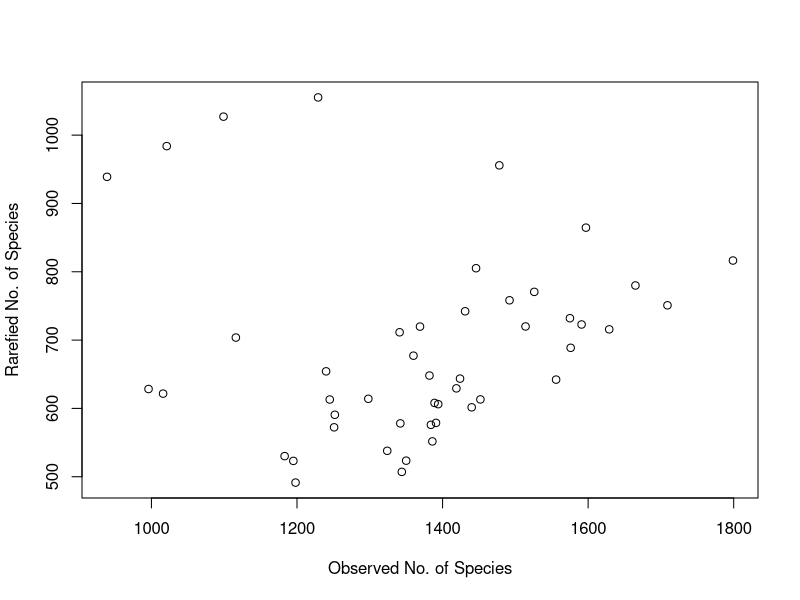
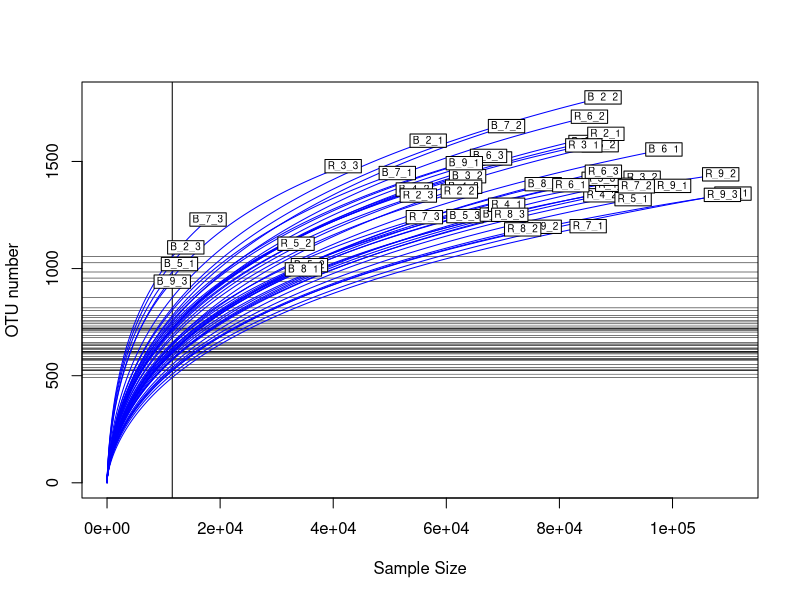
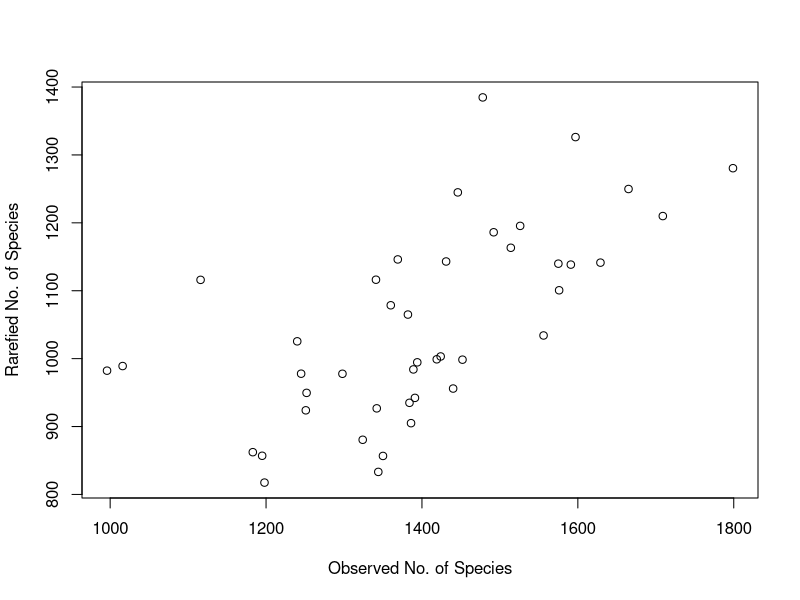

R code for these plots, in order: (Note: a time limit stopped this script after it produced the figures.)
## ---- chunk 1
knitr::opts_chunk$set(echo = TRUE)
library(readr)
library(dplyr)
library(vegan)
library(tidyr)
library(openxlsx)
library(rio)
## ---- chunk 2
# Importing the assignment table file

raw_assignment <- read.xlsx("Data analysis.xlsx")
View(raw_assignment)
raw_assignment <- as_tibble(raw_assignment)
(raw_assignment <- raw_assignment %>% filter(!is.na(ID)))

## ---- chunk 3

# Changing names


colnames(raw_assignment) <- gsub("[[:alnum:]]\\d[[:punct:]]\\L\\d\\d\\d[[:punct:]]R\\d[[:punct:]]\\d\\d\\d[[:punct:]]\\d","", colnames(raw_assignment))
colnames(raw_assignment) <- gsub("S","", colnames(raw_assignment))
colnames(raw_assignment) <- gsub("_\\d","", colnames(raw_assignment))
colnames(raw_assignment) <- gsub("_","", colnames(raw_assignment))
colnames(raw_assignment) <- gsub("-", "_", colnames(raw_assignment))
(raw_assignment <- rename(raw_assignment, "Combined_abundance" = "Combined.Abundance"))

# Selecting only the taxonomy and samples columns

raw_assignment <- select(raw_assignment, -Name, -ID, -Combined_abundance, -Min, -Max, -Mean, -Median, -td, -equence)

# Replace the N/A value with unidentified

raw_assignment$Taxonomy <- gsub("N/A","k__unidentified,p__unidentified,c__unidentified,o__unidentified,f__unidentified,g__unidentified,s__unidentified", raw_assignment$Taxonomy)

#Split the taxonomic columns given the taxonomic order
assignment_table <- separate(data = raw_assignment, col = Taxonomy, sep = "([pcofgs]__)", into = c("Kingdom","Phylum","Class","Order","Family","Gender","Species"))
assignment_table$Phylum <-  gsub(",","",assignment_table$Phylum)
assignment_table$Class <-  gsub(",","",assignment_table$Class)
assignment_table$Order <-  gsub(",","",assignment_table$Order)
assignment_table$Family <-  gsub(",","",assignment_table$Family)
assignment_table$Gender <-  gsub(",","",assignment_table$Gender)
assignment_table$Kingdom <-  gsub(",","",assignment_table$Kingdom)
assignment_table$Kingdom <-  gsub("k__","",assignment_table$Kingdom)
View(assignment_table)

## ---- chunk 4
# Replace NA with unidentified

assignment_table <- assignment_table %>%
  mutate(Kingdom = coalesce(Kingdom, "unidentified"),Phylum = coalesce(Phylum, "unidentified"),
         Class = coalesce(Class, "unidentified"),
         Order = coalesce(Order, "unidentified"), 
         Family = coalesce(Family, "unidentified"),
         Gender = coalesce(Gender, "unidentified"),
         Species = coalesce(Family, "unidentified")
         )

# Total number of reads for unidentified taxa

(unidentified_taxa <- assignment_table %>% 
  filter(Phylum == "unidentified"))

unidentified_taxa <- select( unidentified_taxa, -c(1:7))

sum(rowSums(unidentified_taxa))
  

# Total number of reads

all_taxa <- select(assignment_table, -c(1:7))

sum(rowSums(all_taxa))
  
## ---- chunk 5
# To do the rarefaction curve it's needed to switch the columns and lines from the table

no_taxa <- raw_assignment[-1]
(t_assignment_table <- data.frame(t(no_taxa)))
raw_assignment <- data.frame(raw_assignment)
colnames(t_assignment_table) <- raw_assignment$Taxonomy

# Rarefaction curve

  OTU <- specnumber(t_assignment_table) # It counts the number of OTU
  raremax <- min(rowSums(t_assignment_table)) #Look at the minimum number of reads in the   samples
  print(rowSums(t_assignment_table))

  Srare <- rarefy(t_assignment_table, raremax) #Function rarefy gives the expected species richness in random subsamples of size 'raremax' from the community
  
  # Plot the rarefaction curve
plot(OTU, Srare, xlab = "Observed No. of Species", ylab = "Rarefied No. of Species")
rarecurve(t_assignment_table, step = 20, sample = raremax, col = "blue", cex = 0.6, ylab = "OTU number")

## ---- chunk 6

#Delete  B_9_3, B_7_3, B_5_1 and B_2_3
assignment_table_rare <- t_assignment_table[
                                          -c(grep("B_9_3", rownames(t_assignment_table), fixed = TRUE), 
                                             grep("B_7_3", rownames(t_assignment_table), fixed = TRUE), 
                                             grep("B_2_3", rownames(t_assignment_table), fixed = TRUE),
                                             grep("B_5_1", rownames(t_assignment_table), fixed = TRUE)),]

# Rarefaction curve

  OTU <- specnumber(assignment_table_rare) # It counts the number of OTU
  raremax <- min(rowSums(assignment_table_rare)) #Look at the minimum number of reads in the   samples


  Srare <- rarefy(assignment_table_rare, raremax) #Function rarefy gives the expected species richness in random subsamples of size 'raremax' from the community
  
  # Plot the rarefaction curve
plot(OTU, Srare, xlab = "Observed No. of Species", ylab = "Rarefied No. of Species")
rarecurve(assignment_table_rare, step = 20, sample = raremax, col = "blue", cex = 0.6, ylab = "OTU number")

  #Rarefy the dataframe
set.seed(seed = 222029)
rarefied_df <- rrarefy(assignment_table_rare, raremax)


## ---- chunk 7

# We must remove OTU with 1 read from the rarefied assignment table
rarefied_df <- as.data.frame(rarefied_df)
(rarefied_df = rarefied_df[,sapply(rarefied_df, function(x) {sum(x)>=2})])

#Transpose the rarefied table
(t_rarefied_df <- data.frame(t(rarefied_df)))

#Add a column 'taxonomy' instead of the rownames
t_rarefied_df <- mutate(t_rarefied_df, Taxonomy = rownames(t_rarefied_df))

#Split the Taxonomy column as seen before (Phylum, Gender, Species...)
t_rarefied_df <- separate(data = t_rarefied_df, col = Taxonomy, sep = "([pcofgs]__)", into = c("Kingdom","Phylum","Class","Order","Family","Gender","Species"))
t_rarefied_df$Phylum <-  gsub(",","",t_rarefied_df$Phylum)
t_rarefied_df$Class <-  gsub(",","",t_rarefied_df$Class)
t_rarefied_df$Order <-  gsub(",","",t_rarefied_df$Order)
t_rarefied_df$Family <-  gsub(",","",t_rarefied_df$Family)
t_rarefied_df$Gender <-  gsub(",","",t_rarefied_df$Gender)
t_rarefied_df$Kingdom <-  gsub(",","",t_rarefied_df$Kingdom)
t_rarefied_df$Kingdom <-  gsub("k__","",t_rarefied_df$Kingdom )

t_rarefied_df$Species <-  gsub("([[:punct:]]\\d)","",t_rarefied_df$Species)

#Put the taxonomic classes columns first
t_rarefied_df <- select(t_rarefied_df, Kingdom, Phylum, Class, Order, Family, Gender, Species, everything())

#Tidy the values of the taxonomic unit before exporting it
# Tidy the names from the imported table (no spaces, no number in Phylum and Gender columns)
t_rarefied_df$Phylum <- gsub(" ","", t_rarefied_df$Phylum)
t_rarefied_df$Gender <- gsub(" ","", t_rarefied_df$Gender)
t_rarefied_df$Gender <- gsub("\\d","", t_rarefied_df$Gender)
t_rarefied_df$Gender <- gsub("([[:punct:]]\\d)","", t_rarefied_df$Gender)

#export the rarefied dataset as an xlsx file
write.xlsx(t_rarefied_df, "ITS2_rarefied_table.xlsx") 
